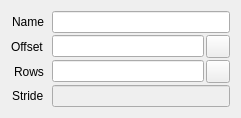
<?xml version="1.0" encoding="UTF-8"?>
<ui version="4.0">
 <class>BlockProperties</class>
 <widget class="QWidget" name="BlockProperties">
  <property name="geometry">
   <rect>
    <x>0</x>
    <y>0</y>
    <width>241</width>
    <height>105</height>
   </rect>
  </property>
  <layout class="QVBoxLayout">
   <item>
    <layout class="QFormLayout" name="formLayout">
     <property name="labelAlignment">
      <set>Qt::AlignRight|Qt::AlignTrailing|Qt::AlignVCenter</set>
     </property>
     <property name="horizontalSpacing">
      <number>8</number>
     </property>
     <property name="verticalSpacing">
      <number>2</number>
     </property>
     <property name="leftMargin">
      <number>0</number>
     </property>
     <property name="topMargin">
      <number>0</number>
     </property>
     <property name="rightMargin">
      <number>0</number>
     </property>
     <property name="bottomMargin">
      <number>0</number>
     </property>
     <item row="1" column="0">
      <widget class="QLabel" name="labelOffset">
       <property name="text">
        <string>Offset</string>
       </property>
      </widget>
     </item>
     <item row="1" column="1">
      <widget class="QWidget" name="widgetOffset" native="true">
       <layout class="QHBoxLayout" name="horizontalLayout_2">
        <property name="spacing">
         <number>2</number>
        </property>
        <property name="leftMargin">
         <number>0</number>
        </property>
        <property name="topMargin">
         <number>0</number>
        </property>
        <property name="rightMargin">
         <number>0</number>
        </property>
        <property name="bottomMargin">
         <number>0</number>
        </property>
        <item>
         <widget class="ExpressionLineEdit" name="offset"/>
        </item>
        <item>
         <widget class="QToolButton" name="deduceOffset">
          <property name="toolTip">
           <string>Deduce offset from end of previous block</string>
          </property>
          <property name="icon">
           <iconset theme="view-refresh">
            <normaloff>.</normaloff>.</iconset>
          </property>
         </widget>
        </item>
       </layout>
      </widget>
     </item>
     <item row="2" column="0">
      <widget class="QLabel" name="labelRows">
       <property name="text">
        <string>Rows</string>
       </property>
      </widget>
     </item>
     <item row="2" column="1">
      <widget class="QWidget" name="widgetRowCount" native="true">
       <layout class="QHBoxLayout" name="horizontalLayout">
        <property name="spacing">
         <number>2</number>
        </property>
        <property name="leftMargin">
         <number>0</number>
        </property>
        <property name="topMargin">
         <number>0</number>
        </property>
        <property name="rightMargin">
         <number>0</number>
        </property>
        <property name="bottomMargin">
         <number>0</number>
        </property>
        <item>
         <widget class="ExpressionLineEdit" name="rowCount"/>
        </item>
        <item>
         <widget class="QToolButton" name="deduceRowCount">
          <property name="toolTip">
           <string>Deduce row count from stride and file size</string>
          </property>
          <property name="icon">
           <iconset theme="view-refresh">
            <normaloff>.</normaloff>.</iconset>
          </property>
         </widget>
        </item>
       </layout>
      </widget>
     </item>
     <item row="3" column="0">
      <widget class="QLabel" name="labelStride">
       <property name="text">
        <string>Stride</string>
       </property>
      </widget>
     </item>
     <item row="3" column="1">
      <widget class="QLineEdit" name="stride">
       <property name="enabled">
        <bool>false</bool>
       </property>
      </widget>
     </item>
     <item row="0" column="1">
      <widget class="QLineEdit" name="name"/>
     </item>
     <item row="0" column="0">
      <widget class="QLabel" name="labelName">
       <property name="text">
        <string>Name</string>
       </property>
      </widget>
     </item>
    </layout>
   </item>
  </layout>
 </widget>
 <customwidgets>
  <customwidget>
   <class>ExpressionLineEdit</class>
   <extends>QLineEdit</extends>
   <header>widgets//ExpressionLineEdit.h</header>
  </customwidget>
 </customwidgets>
 <resources/>
 <connections/>
</ui>
